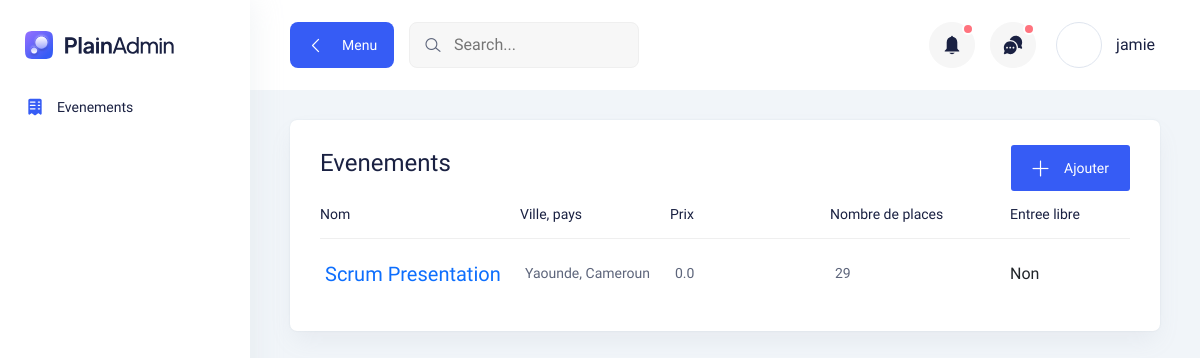
Before: /events/ (signed in) with the older database file.
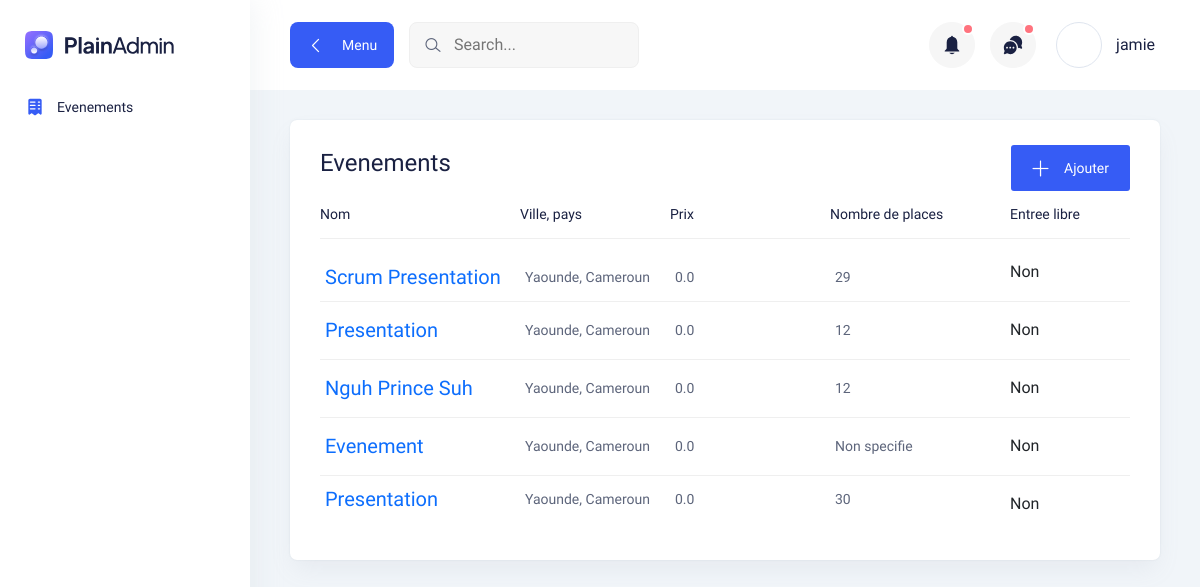
After: the same page with the newer database file.
### main/models.py (models this page shows, shortened)
class Evenement(models.Model):
    EVENT_TYPES = [
        ("pres", _("Presentiel")),
        ("online", _("En ligne"))
    ]
    EVENT_CATEGORIES = [
        ("marriage", _("Marriage")),
        ("seminar", _("Seminaire")),
        ("workshop", _("Atelier")),
        ("meeting", _("Meeting")),
    ]
    nom = models.CharField(max_length=100)
    ville = models.CharField(max_length=100, default="Yaounde")
    pays = models.CharField(max_length=100, default="Cameroun")
    lieu = models.TextField()
    nombres_de_places = models.IntegerField(null=True, blank=True)
    rempli = models.BooleanField(default=False) # this is True when the event is sold out
    prix = models.FloatField(default=0)
    entree_gratuit = models.BooleanField(default=False)
    description = models.TextField(null=True, blank=True)
    categorie = models.CharField(default="marriage", choices=EVENT_CATEGORIES, max_length=20)
    type =models.CharField(default="pres", choices=EVENT_TYPES, max_length=10)
    organisateur = models.CharField(max_length=50, null=True, blank=True)
    contact = models.CharField(max_length=100, blank=True, null=True, verbose_name=_("Contact d'organisateur"))
    date_heure_debut = models.DateTimeField(default=timezone.now, verbose_name=_("Debut (Date & heure)"))
    date_heure_fin = models.DateTimeField(null=True, blank=True, verbose_name=_("Fin (Date & heure)"))
    lieu = models.TextField(null=True, blank=True)
    lien = models.URLField(null=True, blank=True)
    user = models.ForeignKey(User, null=True, on_delete=models.CASCADE)

### main/views.py (the view, shortened to what this page needs)
# urls.py: path("events/", views.events, name="events"),
@login_required
def events(request, event_id=None):
    user = request.user
    edit_form = UpdateEvenementForm
    if not event_id:
        if request.method == 'POST':
            form = EvenementForm(request.POST, request.FILES)
            if form.is_valid():
                evenement = form.save()
                evenement.user = user
                evenement.save()
                excel_file = form.cleaned_data.get("participants_file")
                if excel_file:
                    try:
                        df = pd.read_excel(excel_file)
                        for index, row in df.iterrows():
                            email = row.get("Email")
                            name = row.get("Nom")
                            if email and name:
                                Participant.objects.create(
                                    evenement=evenement,
                                    email=email,
                                    statut='pending',
                                    name=name
                                )
                    except Exception as e:
                        evenement.delete()
                        return JsonResponse({'success': False, 'errors': ['Error adding participants from excel file']})
                return JsonResponse({'success': True})  # Return success response
            return JsonResponse({'success': False, 'errors': form.errors})  # Return validation errors
        else:
            form = EvenementForm()
            evenements = Evenement.objects.filter(Q(user=user) | Q(user__isnull=True))
        return render(request, "main/evenements.html", context={'evenements': evenements, 'form': form, 'edit_form': edit_form})

### main/templates/main/evenements.html (shortened to what this page needs)
{% extends 'main/sidebar_base.html' %}
{% load i18n %}
{% block events_active %}active{% endblock %}
{% block page_content %}
<section>
    <div class="container-fluid pt-30">
        <div class="tables-wrapper">
            <div class="row">
                <div class="col-lg-12">
                    <div class="card-style mb-30">
                        <div
                            style="display: flex; flex-direction: row; justify-content: space-between; align-items: center;">
                            <div>
                                <h3 class="mb-10">Evenements</h3>
                            </div>
                            <div class="title d-flex flex-wrap justify-content-end">
                                <button type="button" class="main-btn primary-btn btn-hover btn-sm"
                                    data-bs-toggle="modal" data-bs-target="#eventModal">
                                    <i class="lni lni-plus mr-5"></i> Ajouter
                                </button>
                            </div>
                        </div>
                        <div class="table-wrapper table-responsive">
                            <table class="table">
                                <thead>
                                    <tr>
                                        <th class="lead-info">
                                            <h6>{% trans "Nom" %}</h6>
                                        </th>
                                        <th class="lead-email">
                                            <h6>{% trans "Ville, pays" %}</h6>
                                        </th>
                                        <th class="lead-phone">
                                            <h6>{% trans "Prix" %}</h6>
                                        </th>
                                        <th class="lead-company">
                                            <h6>{% trans "Nombre de places" %}</h6>
                                        </th>
                                        <th class="lead-company">
                                            <h6>{% trans "Entree libre" %}</h6>
                                        </th>
                                    </tr>
                                </thead>
                                <tbody>
                                    {% for evenement in evenements %}
                                    <tr>
                                        <td class="min-width">
                                            <div class="lead">
                                                <div class="lead-text">
                                                    <a href="{% url 'event-detail' evenement.id %}">{{ evenement.nom }}</a>
                                                </div>
                                            </div>
                                        </td>
                                        <td class="min-width">
                                            <p><a href="#0">{{ evenement.ville }}, {{ evenement.pays }}</a></p>
                                        </td>
                                        <td class="min-width">
                                            <p>{{ evenement.prix }}</p>
                                        </td>
                                        <td class="min-width">
                                            <p>
                                                {% if evenement.nombres_de_places %}
                                                {{ evenement.nombres_de_places }}
                                                {% else %}
                                                {% trans "Non specifie" %}
                                                {% endif %}
                                            </p>
                                        </td>
                                        <td>
                                            {% if evenement.entree_gratuit %}
                                            {% trans "Oui" %}
                                            {% else %}
                                            {% trans "Non" %}
                                            {% endif %}
                                        </td>
                                    </tr>
                                    {% endfor %}
                                </tbody>
                            </table>
                        </div>
                    </div>
                </div>
            </div>
        </div>
    </div>
</section>
{% endblock %}

### main/templates/main/sidebar_base.html (shortened to what this page needs)
{% load static %}
<!DOCTYPE html>
<html lang="en">
<head>
    <link rel="stylesheet" href="{% static 'main/css/bootstrap.min.css' %}" />
    <link rel="stylesheet" href="{% static 'main/css/lineicons.css' %}" rel="stylesheet" type="text/css" />
    <link rel="stylesheet" href="{% static 'main/css/materialdesignicons.min.css' %}" rel="stylesheet" type="text/css" />
    <link rel="stylesheet" href="{% static 'main/css/fullcalendar.css' %}" />
    <link rel="stylesheet" href="{% static 'main/css/main.css' %}" />
</head>
<body>
    <aside class="sidebar-nav-wrapper">
        <div class="navbar-logo">
            <a href="/">
              <img src="{% static 'main/logo/logo.svg' %}" alt="logo" />
            </a>
        </div>
        <nav class="sidebar-nav">
            <ul>
                <li class="nav-item {% block events_active %}{% endblock%}">
                    <a href="{% url 'events' %}">
                      <span class="icon">
                      </span>
                      <span class="text">Evenements</span>
                    </a>
                </li>
            </ul>
        </nav>
    </aside>
    <div class="main-wrapper">
        {% block header %}
        <header class="header">
            <div class="container-fluid">
              <div class="row">
                <div class="col-lg-5 col-md-5 col-6">
                  <div class="header-left d-flex align-items-center">
                    <div class="menu-toggle-btn mr-15">
                      <button id="menu-toggle" class="main-btn primary-btn btn-hover">
                        <i class="lni lni-chevron-left me-2"></i> Menu
                      </button>
                    </div>
                    <div class="header-search d-none d-md-flex">
                      <form action="#">
                        <input type="text" placeholder="Search..." />
                        <button><i class="lni lni-search-alt"></i></button>
                      </form>
                    </div>
                  </div>
                </div>
                <div class="col-lg-7 col-md-7 col-6">
                  <div class="header-right">
                    <div class="notification-box ml-15 d-none d-md-flex">
                      <button class="dropdown-toggle" type="button" id="notification" data-bs-toggle="dropdown"
                        aria-expanded="false">
                        <span></span>
                      </button>
                    </div>
                    <div class="header-message-box ml-15 d-none d-md-flex">
                      <button class="dropdown-toggle" type="button" id="message" data-bs-toggle="dropdown"
                        aria-expanded="false">
                        <span></span>
                      </button>
                    </div>
                    <div class="profile-box ml-15">
                      <button class="dropdown-toggle bg-transparent border-0" type="button" id="profile"
                        data-bs-toggle="dropdown" aria-expanded="false">
                        <div class="profile-info">
                          <div class="info">
                            <div class="image">
                            </div>
                            <div>
                              <h6 class="fw-500">{{ request.user.username }}</h6>
                            </div>
                          </div>
                        </div>
                      </button>
                    </div>
                  </div>
                </div>
              </div>
            </div>
        </header>
        {% endblock %}
        {% block page_content %}
        {% endblock %}
    </div>
</body>
</html>

### main/static/main/css/fullcalendar.css (style rules this page uses)
:root { --fc-daygrid-event-dot-width:8px;--fc-list-event-dot-width:10px;--fc-list-event-hover-bg-color:#f5f5f5 }

Changed rows visible on the page:
added Evenement: nom "Presentation", ville "Yaounde", pays "Cameroun", prix "0.0", nombres_de_places "12"
added Evenement: nom "Nguh Prince Suh", ville "Yaounde", pays "Cameroun", prix "0.0", nombres_de_places "12"
added Evenement: nom "Evenement", ville "Yaounde", pays "Cameroun", prix "0.0"
added Evenement: nom "Presentation", ville "Yaounde", pays "Cameroun", prix "0.0", nombres_de_places "30"
